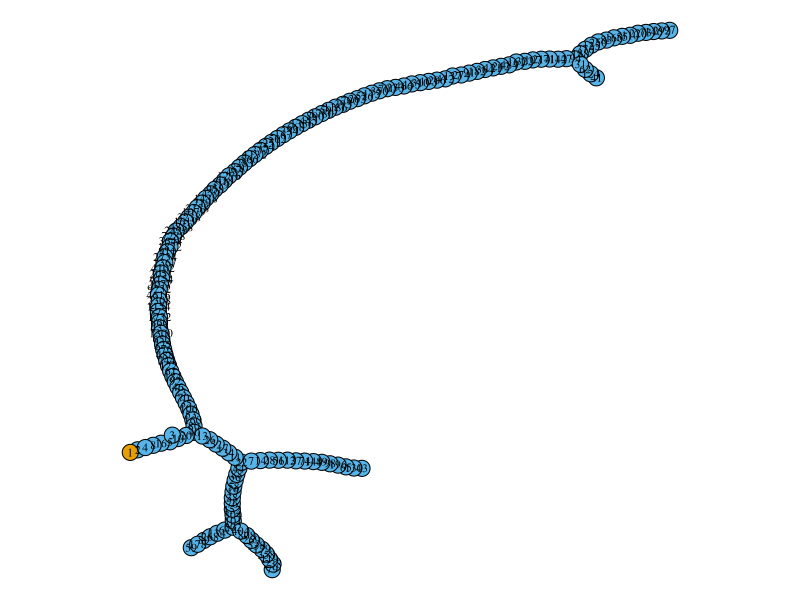

Source code (R):
collatz.chain <- function(n){
  i <- 1;
  chain <- vector();
  while (n != 1){
    if (n %% 2 == 0){
      n <- n/2;
    }else{
      n <- 3*n + 1;
    }
    chain[i]  <- n;
    i <- i + 1;
   }
  return(chain);
}
collatz.chainLength <- function(n){
  i <- 1;
  chain <- vector();
  count <- 0;
  while (n != 1){
    if (n %% 2 == 0){
      n <- n/2;
      count <- count + 1;
    }else{
      n <- (3*n + 1)/2;
      count <- count + 2;
    }
    i <- i + 1;
   }
  return(count);
}
collatz.chainMax <- function(nachalo, predel){
  listNumber <- nachalo:predel;
  j <- length(listNumber);
  #ms <- collatz.chain(listNumber[j]);
  collatz.max <- collatz.chainLength(listNumber[j]);
  answer <- 0;
  while (j > 1){
      len <- collatz.chainLength(listNumber[j]);
      if (collatz.max <= len){
        answer <- listNumber[j];
        print(answer);
        collatz.max <- len;
      }
      j <- j - 1;
   }
 return(answer);
}
#maxCollatz <- collatz.chainMax(1,1e6)
euclidovoSito <- function(predel){
  if (predel<2){
    return(NULL);
  }else if (predel == 2) {
    l = 2;
   } else {
    l <- 2:predel;
    i <- 1;
    while ( l[i] < sqrt(predel) ){
      l <- c(l[i], l[!l%%l[i]==0]);
      i <- i + 1;
    }
  }
  return(l);
}
isPrime <- function(x){
  if(x<2){
    return(FALSE);
  }else{
    flag <- 2;
    while (flag<x){
      if(x%%flag==0){
        return(FALSE);
        }
      flag <- flag + 1;
     }
     return(TRUE);
   }
}
seqCollatz <- function(nachalo, predel){
  listPrime <- euclidovoSito(predel);
  listPrime <- listPrime[listPrime > nachalo];
  j <- length(listPrime);
  ms <- collatz.prime(listPrime[j]);
  listPrimeClear <- listPrime[j];
  while (j >= 1){
    if (!(listPrime[j] %in% ms )){
      ms = c(ms, collatz.prime(listPrime[j]));
      listPrimeClear <- c(listPrimeClear,listPrime[j]);
    }else{
      print(paste0("Удалили: ",listPrime[j]));
    }
    j <- j - 1;
   }
 return(listPrimeClear);
}
collatz.prime <- function(n){
  if (n<3){
    return(NULL);
  }else{
  prime <- vector();
  j <- 1;
  while (n != 1){
    if (n %% 2 == 0){
      n <- n/2;
    }else{
      if (isPrime(n)){
        prime[j] <- n;
        j <- j + 1;
      }
      n <- 3*n + 1;
    }
   }
  return(prime);
}
}
edgelist <- data.frame(a = 2, b = 1)
x <- seqCollatz(1,1e2);
for (n in 1:length(x)) {
   print(n);
   chain <- as.character(c(x[n], collatz.chain(x[n])))
   chain <- data.frame(a = chain[-length(chain)], b = chain[-1])
   edgelist <- rbind(edgelist, chain)
}
library(igraph)
g <- graph.edgelist(as.matrix(edgelist))
g <- simplify(g)
par(mar=rep(0,4))
V(g)$color <- degree(g, mode = "out") + 1
plot(g,
     layout=layout.kamada.kawai,
     vertex.color=V(g)$color,
     vertex.size=6,
     vertex.label.cex=.7,
     vertex.label.color="black",
     edge.arrow.size=.1,
     edge.color="black"
     )
